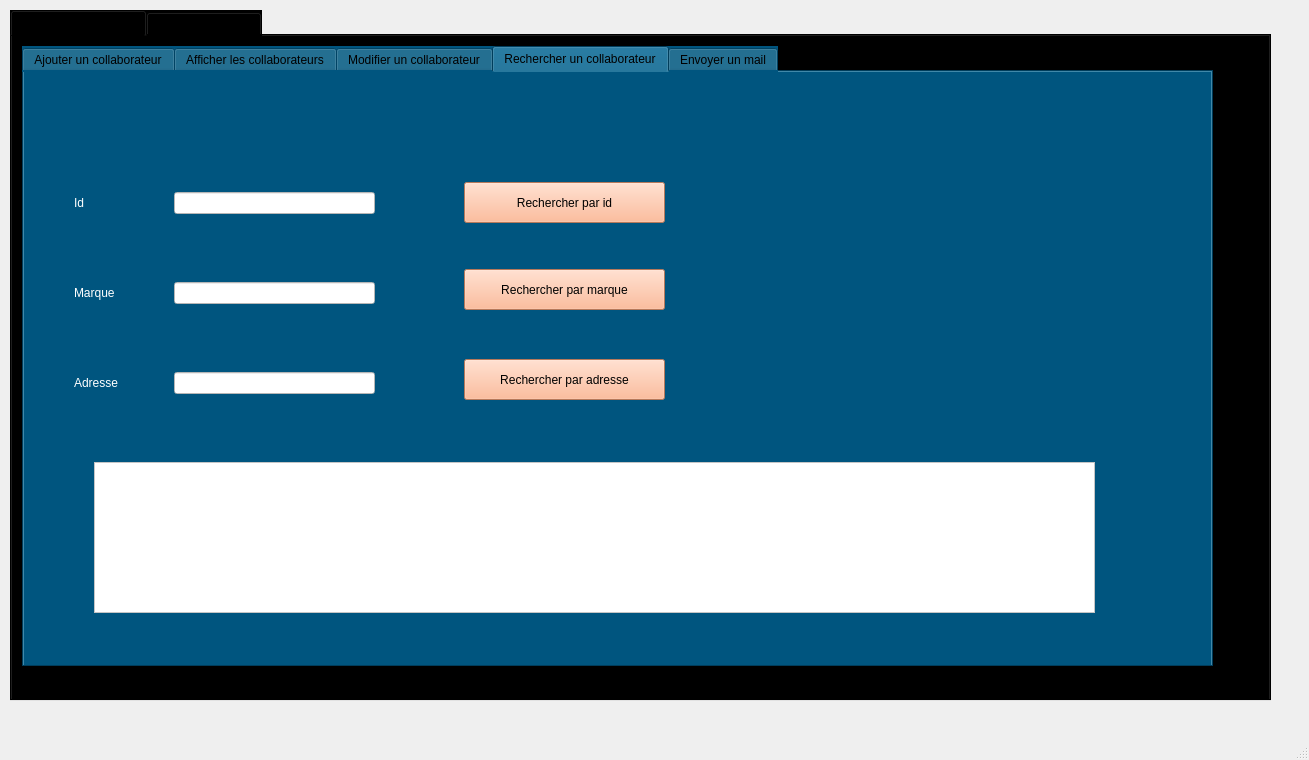
<?xml version="1.0" encoding="UTF-8"?>
<ui version="4.0">
 <class>MainWindow</class>
 <widget class="QMainWindow" name="MainWindow">
  <property name="geometry">
   <rect>
    <x>0</x>
    <y>0</y>
    <width>1309</width>
    <height>760</height>
   </rect>
  </property>
  <property name="windowTitle">
   <string>MainWindow</string>
  </property>
  <widget class="QWidget" name="centralwidget">
   <widget class="QTabWidget" name="tabWidget">
    <property name="geometry">
     <rect>
      <x>10</x>
      <y>10</y>
      <width>1261</width>
      <height>691</height>
     </rect>
    </property>
    <property name="styleSheet">
     <string notr="true">background-color: rgb(0, 0, 0);</string>
    </property>
    <property name="currentIndex">
     <number>0</number>
    </property>
    <widget class="QWidget" name="gerer_collab">
     <attribute name="title">
      <string>Gerer Collaborateurs</string>
     </attribute>
     <widget class="QTabWidget" name="tabWidget_2">
      <property name="geometry">
       <rect>
        <x>10</x>
        <y>10</y>
        <width>1191</width>
        <height>621</height>
       </rect>
      </property>
      <property name="styleSheet">
       <string notr="true">background-color: rgb(0, 85, 127);</string>
      </property>
      <property name="currentIndex">
       <number>3</number>
      </property>
      <widget class="QWidget" name="ajouter_collab">
       <attribute name="title">
        <string>Ajouter un collaborateur</string>
       </attribute>
       <widget class="QLabel" name="label_id">
        <property name="geometry">
         <rect>
          <x>60</x>
          <y>80</y>
          <width>111</width>
          <height>51</height>
         </rect>
        </property>
        <property name="styleSheet">
         <string notr="true">font: 12pt &quot;MS Shell Dlg 2&quot;;
color: rgb(255, 255, 255);</string>
        </property>
        <property name="text">
         <string>Id</string>
        </property>
       </widget>
       <widget class="QLabel" name="label_marque">
        <property name="geometry">
         <rect>
          <x>60</x>
          <y>180</y>
          <width>101</width>
          <height>51</height>
         </rect>
        </property>
        <property name="styleSheet">
         <string notr="true">font: 12pt &quot;MS Shell Dlg 2&quot;;
color: rgb(255, 255, 255);</string>
        </property>
        <property name="text">
         <string>Marque</string>
        </property>
       </widget>
       <widget class="QLabel" name="label_adresse">
        <property name="geometry">
         <rect>
          <x>60</x>
          <y>280</y>
          <width>101</width>
          <height>51</height>
         </rect>
        </property>
        <property name="styleSheet">
         <string notr="true">font: 12pt &quot;MS Shell Dlg 2&quot;;
color: rgb(255, 255, 255);</string>
        </property>
        <property name="text">
         <string>Adresse</string>
        </property>
       </widget>
       <widget class="QLabel" name="label_mail">
        <property name="geometry">
         <rect>
          <x>60</x>
          <y>370</y>
          <width>101</width>
          <height>51</height>
         </rect>
        </property>
        <property name="styleSheet">
         <string notr="true">font: 12pt &quot;MS Shell Dlg 2&quot;;
color: rgb(255, 255, 255);</string>
        </property>
        <property name="text">
         <string>Mail</string>
        </property>
       </widget>
       <widget class="QLabel" name="label_numero">
        <property name="geometry">
         <rect>
          <x>60</x>
          <y>480</y>
          <width>91</width>
          <height>51</height>
         </rect>
        </property>
        <property name="styleSheet">
         <string notr="true">font: 12pt &quot;MS Shell Dlg 2&quot;;
color: rgb(255, 255, 255);</string>
        </property>
        <property name="text">
         <string>Numero</string>
        </property>
       </widget>
       <widget class="QLineEdit" name="lineEdit_id_collab">
        <property name="geometry">
         <rect>
          <x>230</x>
          <y>100</y>
          <width>211</width>
          <height>22</height>
         </rect>
        </property>
        <property name="styleSheet">
         <string notr="true">background-color: rgb(255, 255, 255);
font: 9pt &quot;MS Shell Dlg 2&quot;;</string>
        </property>
       </widget>
       <widget class="QLineEdit" name="lineEdit_marque_collab">
        <property name="geometry">
         <rect>
          <x>230</x>
          <y>190</y>
          <width>211</width>
          <height>22</height>
         </rect>
        </property>
        <property name="styleSheet">
         <string notr="true">background-color: rgb(255, 255, 255);
font: 9pt &quot;MS Shell Dlg 2&quot;;</string>
        </property>
       </widget>
       <widget class="QLineEdit" name="lineEdit_adresse_collab">
        <property name="geometry">
         <rect>
          <x>230</x>
          <y>290</y>
          <width>211</width>
          <height>22</height>
         </rect>
        </property>
        <property name="styleSheet">
         <string notr="true">background-color: rgb(255, 255, 255);
font: 9pt &quot;MS Shell Dlg 2&quot;;</string>
        </property>
       </widget>
       <widget class="QLineEdit" name="lineEdit_mail_collab">
        <property name="geometry">
         <rect>
          <x>230</x>
          <y>380</y>
          <width>211</width>
          <height>22</height>
         </rect>
        </property>
        <property name="styleSheet">
         <string notr="true">background-color: rgb(255, 255, 255);
font: 9pt &quot;MS Shell Dlg 2&quot;;</string>
        </property>
       </widget>
       <widget class="QLineEdit" name="lineEdit_numero_collab">
        <property name="geometry">
         <rect>
          <x>230</x>
          <y>490</y>
          <width>211</width>
          <height>22</height>
         </rect>
        </property>
        <property name="styleSheet">
         <string notr="true">background-color: rgb(255, 255, 255);
font: 9pt &quot;MS Shell Dlg 2&quot;;</string>
        </property>
       </widget>
       <widget class="QPushButton" name="pb_ajouter">
        <property name="geometry">
         <rect>
          <x>840</x>
          <y>330</y>
          <width>161</width>
          <height>51</height>
         </rect>
        </property>
        <property name="styleSheet">
         <string notr="true">background-color: rgb(255, 170, 127);
font: 10pt &quot;MS Shell Dlg 2&quot;;</string>
        </property>
        <property name="text">
         <string>Ajouter</string>
        </property>
       </widget>
      </widget>
      <widget class="QWidget" name="tabcollaborateur22">
       <attribute name="title">
        <string>Afficher les collaborateurs</string>
       </attribute>
       <widget class="QPushButton" name="pb_supprimer">
        <property name="geometry">
         <rect>
          <x>830</x>
          <y>47</y>
          <width>181</width>
          <height>41</height>
         </rect>
        </property>
        <property name="styleSheet">
         <string notr="true">background-color: rgb(255, 170, 127);
font: 10pt &quot;MS Shell Dlg 2&quot;;</string>
        </property>
        <property name="text">
         <string>Supprimer</string>
        </property>
       </widget>
       <widget class="QTableView" name="tabcollaborateur">
        <property name="geometry">
         <rect>
          <x>20</x>
          <y>20</y>
          <width>731</width>
          <height>461</height>
         </rect>
        </property>
        <property name="styleSheet">
         <string notr="true">background-color: rgb(255, 255, 255);</string>
        </property>
       </widget>
       <widget class="QLineEdit" name="lineEdit_id_collab_2">
        <property name="geometry">
         <rect>
          <x>850</x>
          <y>150</y>
          <width>141</width>
          <height>22</height>
         </rect>
        </property>
        <property name="styleSheet">
         <string notr="true">background-color: rgb(255, 255, 255);
font: 9pt &quot;MS Shell Dlg 2&quot;;</string>
        </property>
       </widget>
       <widget class="QLabel" name="label_id_2">
        <property name="geometry">
         <rect>
          <x>780</x>
          <y>140</y>
          <width>41</width>
          <height>41</height>
         </rect>
        </property>
        <property name="styleSheet">
         <string notr="true">font: 12pt &quot;MS Shell Dlg 2&quot;;
color: rgb(255, 255, 255);</string>
        </property>
        <property name="text">
         <string>Id</string>
        </property>
       </widget>
       <widget class="QRadioButton" name="radioB_tri_id">
        <property name="geometry">
         <rect>
          <x>820</x>
          <y>330</y>
          <width>161</width>
          <height>20</height>
         </rect>
        </property>
        <property name="styleSheet">
         <string notr="true">color: rgb(255, 255, 255);
font: 11pt &quot;MS Shell Dlg 2&quot;;</string>
        </property>
        <property name="text">
         <string>Trier par id</string>
        </property>
       </widget>
       <widget class="QRadioButton" name="radioB_tri_adresse">
        <property name="geometry">
         <rect>
          <x>820</x>
          <y>450</y>
          <width>161</width>
          <height>20</height>
         </rect>
        </property>
        <property name="styleSheet">
         <string notr="true">color: rgb(255, 255, 255);
font: 11pt &quot;MS Shell Dlg 2&quot;;</string>
        </property>
        <property name="text">
         <string>Trier par adresse</string>
        </property>
       </widget>
       <widget class="QRadioButton" name="radioB_tri_marque">
        <property name="geometry">
         <rect>
          <x>820</x>
          <y>390</y>
          <width>161</width>
          <height>20</height>
         </rect>
        </property>
        <property name="styleSheet">
         <string notr="true">color: rgb(255, 255, 255);
font: 11pt &quot;MS Shell Dlg 2&quot;;</string>
        </property>
        <property name="text">
         <string>Trier par marque</string>
        </property>
       </widget>
      </widget>
      <widget class="QWidget" name="modifier_collab">
       <attribute name="title">
        <string>Modifier un collaborateur</string>
       </attribute>
       <widget class="QLabel" name="label_6">
        <property name="geometry">
         <rect>
          <x>50</x>
          <y>70</y>
          <width>81</width>
          <height>51</height>
         </rect>
        </property>
        <property name="styleSheet">
         <string notr="true">color: rgb(255, 255, 255);
font: 12pt &quot;MS Shell Dlg 2&quot;;</string>
        </property>
        <property name="text">
         <string>Id</string>
        </property>
       </widget>
       <widget class="QLabel" name="label_7">
        <property name="geometry">
         <rect>
          <x>50</x>
          <y>160</y>
          <width>81</width>
          <height>51</height>
         </rect>
        </property>
        <property name="styleSheet">
         <string notr="true">color: rgb(255, 255, 255);
font: 12pt &quot;MS Shell Dlg 2&quot;;</string>
        </property>
        <property name="text">
         <string>Marque</string>
        </property>
       </widget>
       <widget class="QLabel" name="label_8">
        <property name="geometry">
         <rect>
          <x>50</x>
          <y>260</y>
          <width>81</width>
          <height>51</height>
         </rect>
        </property>
        <property name="styleSheet">
         <string notr="true">color: rgb(255, 255, 255);
font: 12pt &quot;MS Shell Dlg 2&quot;;</string>
        </property>
        <property name="text">
         <string>Adresse</string>
        </property>
       </widget>
       <widget class="QLabel" name="label_9">
        <property name="geometry">
         <rect>
          <x>50</x>
          <y>360</y>
          <width>71</width>
          <height>51</height>
         </rect>
        </property>
        <property name="styleSheet">
         <string notr="true">color: rgb(255, 255, 255);
font: 12pt &quot;MS Shell Dlg 2&quot;;</string>
        </property>
        <property name="text">
         <string>Mail</string>
        </property>
       </widget>
       <widget class="QLabel" name="label_10">
        <property name="geometry">
         <rect>
          <x>50</x>
          <y>460</y>
          <width>71</width>
          <height>61</height>
         </rect>
        </property>
        <property name="styleSheet">
         <string notr="true">color: rgb(255, 255, 255);
font: 12pt &quot;MS Shell Dlg 2&quot;;</string>
        </property>
        <property name="text">
         <string>Numero</string>
        </property>
       </widget>
       <widget class="QLineEdit" name="lineEdit_id_collab_3">
        <property name="geometry">
         <rect>
          <x>210</x>
          <y>90</y>
          <width>231</width>
          <height>22</height>
         </rect>
        </property>
        <property name="styleSheet">
         <string notr="true">background-color: rgb(255, 255, 255);
font: 9pt &quot;MS Shell Dlg 2&quot;;</string>
        </property>
        <property name="text">
         <string/>
        </property>
       </widget>
       <widget class="QLineEdit" name="lineEdit_marque_collab_3">
        <property name="geometry">
         <rect>
          <x>210</x>
          <y>190</y>
          <width>231</width>
          <height>22</height>
         </rect>
        </property>
        <property name="styleSheet">
         <string notr="true">background-color: rgb(255, 255, 255);
font: 9pt &quot;MS Shell Dlg 2&quot;;</string>
        </property>
       </widget>
       <widget class="QLineEdit" name="lineEdit_adresse_collab_3">
        <property name="geometry">
         <rect>
          <x>210</x>
          <y>280</y>
          <width>231</width>
          <height>22</height>
         </rect>
        </property>
        <property name="styleSheet">
         <string notr="true">background-color: rgb(255, 255, 255);
font: 9pt &quot;MS Shell Dlg 2&quot;;</string>
        </property>
       </widget>
       <widget class="QLineEdit" name="lineEdit_mail_collab_3">
        <property name="geometry">
         <rect>
          <x>210</x>
          <y>380</y>
          <width>231</width>
          <height>22</height>
         </rect>
        </property>
        <property name="styleSheet">
         <string notr="true">background-color: rgb(255, 255, 255);
font: 9pt &quot;MS Shell Dlg 2&quot;;</string>
        </property>
       </widget>
       <widget class="QLineEdit" name="lineEdit_numero_collab_3">
        <property name="geometry">
         <rect>
          <x>210</x>
          <y>480</y>
          <width>231</width>
          <height>22</height>
         </rect>
        </property>
        <property name="styleSheet">
         <string notr="true">background-color: rgb(255, 255, 255);
font: 9pt &quot;MS Shell Dlg 2&quot;;</string>
        </property>
       </widget>
       <widget class="QPushButton" name="pb_modifier_collab">
        <property name="geometry">
         <rect>
          <x>800</x>
          <y>340</y>
          <width>191</width>
          <height>41</height>
         </rect>
        </property>
        <property name="styleSheet">
         <string notr="true">background-color: rgb(255, 170, 127);
font: 10pt &quot;MS Shell Dlg 2&quot;;</string>
        </property>
        <property name="text">
         <string>Modifier</string>
        </property>
       </widget>
      </widget>
      <widget class="QWidget" name="rechercher_collab">
       <attribute name="title">
        <string>Rechercher un collaborateur</string>
       </attribute>
       <widget class="QLabel" name="label_15">
        <property name="geometry">
         <rect>
          <x>50</x>
          <y>100</y>
          <width>101</width>
          <height>61</height>
         </rect>
        </property>
        <property name="styleSheet">
         <string notr="true">color: rgb(255, 255, 255);
font: 12pt &quot;MS Shell Dlg 2&quot;;</string>
        </property>
        <property name="text">
         <string>Id</string>
        </property>
       </widget>
       <widget class="QTableView" name="collab_trouve">
        <property name="geometry">
         <rect>
          <x>70</x>
          <y>390</y>
          <width>1001</width>
          <height>151</height>
         </rect>
        </property>
        <property name="styleSheet">
         <string notr="true">background-color: rgb(255, 255, 255);</string>
        </property>
       </widget>
       <widget class="QLineEdit" name="lineEdit_id_collab_4">
        <property name="geometry">
         <rect>
          <x>150</x>
          <y>120</y>
          <width>201</width>
          <height>22</height>
         </rect>
        </property>
        <property name="styleSheet">
         <string notr="true">background-color: rgb(255, 255, 255);
font: 9pt &quot;MS Shell Dlg 2&quot;;</string>
        </property>
       </widget>
       <widget class="QPushButton" name="pb_rechercher_id">
        <property name="geometry">
         <rect>
          <x>440</x>
          <y>110</y>
          <width>201</width>
          <height>41</height>
         </rect>
        </property>
        <property name="styleSheet">
         <string notr="true">background-color: rgb(255, 170, 127);
font: 10pt &quot;MS Shell Dlg 2&quot;;</string>
        </property>
        <property name="text">
         <string>Rechercher par id</string>
        </property>
       </widget>
       <widget class="QLabel" name="label_18">
        <property name="geometry">
         <rect>
          <x>50</x>
          <y>200</y>
          <width>101</width>
          <height>41</height>
         </rect>
        </property>
        <property name="styleSheet">
         <string notr="true">color: rgb(255, 255, 255);
font: 12pt &quot;MS Shell Dlg 2&quot;;</string>
        </property>
        <property name="text">
         <string>Marque</string>
        </property>
       </widget>
       <widget class="QLabel" name="label_19">
        <property name="geometry">
         <rect>
          <x>50</x>
          <y>290</y>
          <width>81</width>
          <height>41</height>
         </rect>
        </property>
        <property name="styleSheet">
         <string notr="true">color: rgb(255, 255, 255);
font: 12pt &quot;MS Shell Dlg 2&quot;;</string>
        </property>
        <property name="text">
         <string>Adresse</string>
        </property>
       </widget>
       <widget class="QLineEdit" name="lineEdit">
        <property name="geometry">
         <rect>
          <x>150</x>
          <y>210</y>
          <width>201</width>
          <height>22</height>
         </rect>
        </property>
        <property name="styleSheet">
         <string notr="true">background-color: rgb(255, 255, 255);
font: 9pt &quot;MS Shell Dlg 2&quot;;</string>
        </property>
       </widget>
       <widget class="QLineEdit" name="lineEdit_2">
        <property name="geometry">
         <rect>
          <x>150</x>
          <y>300</y>
          <width>201</width>
          <height>22</height>
         </rect>
        </property>
        <property name="styleSheet">
         <string notr="true">background-color: rgb(255, 255, 255);
font: 9pt &quot;MS Shell Dlg 2&quot;;</string>
        </property>
       </widget>
       <widget class="QPushButton" name="pb_rechercher_marque">
        <property name="geometry">
         <rect>
          <x>440</x>
          <y>197</y>
          <width>201</width>
          <height>41</height>
         </rect>
        </property>
        <property name="styleSheet">
         <string notr="true">background-color: rgb(255, 170, 127);
font: 10pt &quot;MS Shell Dlg 2&quot;;</string>
        </property>
        <property name="text">
         <string>Rechercher par marque</string>
        </property>
       </widget>
       <widget class="QPushButton" name="pb_rechercher_adresse">
        <property name="geometry">
         <rect>
          <x>440</x>
          <y>287</y>
          <width>201</width>
          <height>41</height>
         </rect>
        </property>
        <property name="styleSheet">
         <string notr="true">background-color: rgb(255, 170, 127);
font: 10pt &quot;MS Shell Dlg 2&quot;;</string>
        </property>
        <property name="text">
         <string>Rechercher par adresse</string>
        </property>
       </widget>
      </widget>
      <widget class="QWidget" name="envoyer_collab">
       <attribute name="title">
        <string>Envoyer un mail</string>
       </attribute>
       <widget class="QLabel" name="label_16">
        <property name="geometry">
         <rect>
          <x>30</x>
          <y>40</y>
          <width>101</width>
          <height>101</height>
         </rect>
        </property>
        <property name="styleSheet">
         <string notr="true">color: rgb(255, 255, 255);
font: 12pt &quot;MS Shell Dlg 2&quot;;</string>
        </property>
        <property name="text">
         <string>Mail</string>
        </property>
       </widget>
       <widget class="QTextEdit" name="textEdit_msg">
        <property name="geometry">
         <rect>
          <x>150</x>
          <y>130</y>
          <width>741</width>
          <height>361</height>
         </rect>
        </property>
        <property name="styleSheet">
         <string notr="true">background-color: rgb(255, 255, 255);
font: 10pt &quot;MS Shell Dlg 2&quot;;</string>
        </property>
       </widget>
       <widget class="QLabel" name="label_17">
        <property name="geometry">
         <rect>
          <x>30</x>
          <y>200</y>
          <width>91</width>
          <height>131</height>
         </rect>
        </property>
        <property name="styleSheet">
         <string notr="true">color: rgb(255, 255, 255);
font: 12pt &quot;MS Shell Dlg 2&quot;;</string>
        </property>
        <property name="text">
         <string>Message</string>
        </property>
       </widget>
       <widget class="QLineEdit" name="lineEdit_mail_collab_2">
        <property name="geometry">
         <rect>
          <x>152</x>
          <y>71</y>
          <width>311</width>
          <height>31</height>
         </rect>
        </property>
        <property name="styleSheet">
         <string notr="true">background-color: rgb(255, 255, 255);
font: 9pt &quot;MS Shell Dlg 2&quot;;</string>
        </property>
       </widget>
       <widget class="QPushButton" name="pb_envoyer_collab">
        <property name="geometry">
         <rect>
          <x>930</x>
          <y>420</y>
          <width>171</width>
          <height>51</height>
         </rect>
        </property>
        <property name="styleSheet">
         <string notr="true">background-color: rgb(255, 170, 127);
font: 10pt &quot;MS Shell Dlg 2&quot;;</string>
        </property>
        <property name="text">
         <string>Envoyer</string>
        </property>
       </widget>
      </widget>
     </widget>
    </widget>
    <widget class="QWidget" name="gerer_cat">
     <attribute name="title">
      <string>Gerer Catégories</string>
     </attribute>
     <widget class="QTabWidget" name="tabWidget_3">
      <property name="geometry">
       <rect>
        <x>10</x>
        <y>10</y>
        <width>1241</width>
        <height>621</height>
       </rect>
      </property>
      <property name="styleSheet">
       <string notr="true">background-color: rgb(0, 85, 127);</string>
      </property>
      <property name="currentIndex">
       <number>0</number>
      </property>
      <widget class="QWidget" name="ajouter_cat">
       <attribute name="title">
        <string>Ajouter une catégorie</string>
       </attribute>
       <widget class="QLabel" name="label_2">
        <property name="geometry">
         <rect>
          <x>50</x>
          <y>80</y>
          <width>111</width>
          <height>51</height>
         </rect>
        </property>
        <property name="styleSheet">
         <string notr="true">color: rgb(255, 255, 255);
font: 12pt &quot;MS Shell Dlg 2&quot;;</string>
        </property>
        <property name="text">
         <string>Id</string>
        </property>
       </widget>
       <widget class="QLabel" name="label_3">
        <property name="geometry">
         <rect>
          <x>50</x>
          <y>190</y>
          <width>231</width>
          <height>61</height>
         </rect>
        </property>
        <property name="styleSheet">
         <string notr="true">color: rgb(255, 255, 255);
font: 12pt &quot;MS Shell Dlg 2&quot;;</string>
        </property>
        <property name="text">
         <string>Date de début de contrat</string>
        </property>
       </widget>
       <widget class="QLabel" name="label_4">
        <property name="geometry">
         <rect>
          <x>50</x>
          <y>320</y>
          <width>231</width>
          <height>71</height>
         </rect>
        </property>
        <property name="styleSheet">
         <string notr="true">color: rgb(255, 255, 255);
font: 12pt &quot;MS Shell Dlg 2&quot;;</string>
        </property>
        <property name="text">
         <string>Date de fin de contrat</string>
        </property>
       </widget>
       <widget class="QLabel" name="label_5">
        <property name="geometry">
         <rect>
          <x>50</x>
          <y>460</y>
          <width>141</width>
          <height>71</height>
         </rect>
        </property>
        <property name="styleSheet">
         <string notr="true">color: rgb(255, 255, 255);
font: 12pt &quot;MS Shell Dlg 2&quot;;</string>
        </property>
        <property name="text">
         <string>Domaine</string>
        </property>
       </widget>
       <widget class="QLineEdit" name="lineEdit_id_cat">
        <property name="geometry">
         <rect>
          <x>340</x>
          <y>100</y>
          <width>231</width>
          <height>20</height>
         </rect>
        </property>
        <property name="styleSheet">
         <string notr="true">background-color: rgb(255, 255, 255);
font: 9pt &quot;MS Shell Dlg 2&quot;;</string>
        </property>
       </widget>
       <widget class="QLineEdit" name="lineEdit_DC_cat">
        <property name="geometry">
         <rect>
          <x>340</x>
          <y>210</y>
          <width>231</width>
          <height>21</height>
         </rect>
        </property>
        <property name="styleSheet">
         <string notr="true">background-color: rgb(255, 255, 255);
font: 9pt &quot;MS Shell Dlg 2&quot;;</string>
        </property>
       </widget>
       <widget class="QLineEdit" name="lineEdit_FC_cat">
        <property name="geometry">
         <rect>
          <x>340</x>
          <y>340</y>
          <width>231</width>
          <height>21</height>
         </rect>
        </property>
        <property name="styleSheet">
         <string notr="true">background-color: rgb(255, 255, 255);
font: 9pt &quot;MS Shell Dlg 2&quot;;</string>
        </property>
       </widget>
       <widget class="QLineEdit" name="lineEdit_domaine_cat">
        <property name="geometry">
         <rect>
          <x>340</x>
          <y>490</y>
          <width>231</width>
          <height>21</height>
         </rect>
        </property>
        <property name="styleSheet">
         <string notr="true">background-color: rgb(255, 255, 255);
font: 9pt &quot;MS Shell Dlg 2&quot;;</string>
        </property>
       </widget>
       <widget class="QPushButton" name="pb_ajouter_cat">
        <property name="geometry">
         <rect>
          <x>880</x>
          <y>320</y>
          <width>171</width>
          <height>51</height>
         </rect>
        </property>
        <property name="styleSheet">
         <string notr="true">background-color: rgb(255, 170, 127);
font: 10pt &quot;MS Shell Dlg 2&quot;;</string>
        </property>
        <property name="text">
         <string>Ajouter</string>
        </property>
       </widget>
      </widget>
      <widget class="QWidget" name="afficher_cat">
       <attribute name="title">
        <string>Afficher les catégories</string>
       </attribute>
       <widget class="QTableView" name="tabcategorie">
        <property name="geometry">
         <rect>
          <x>20</x>
          <y>20</y>
          <width>681</width>
          <height>411</height>
         </rect>
        </property>
        <property name="styleSheet">
         <string notr="true">background-color: rgb(255, 255, 255);</string>
        </property>
       </widget>
       <widget class="QPushButton" name="pb_supprimer_cat">
        <property name="geometry">
         <rect>
          <x>810</x>
          <y>40</y>
          <width>181</width>
          <height>41</height>
         </rect>
        </property>
        <property name="styleSheet">
         <string notr="true">background-color: rgb(255, 170, 127);
font: 10pt &quot;MS Shell Dlg 2&quot;;</string>
        </property>
        <property name="text">
         <string>Supprimer</string>
        </property>
       </widget>
       <widget class="QLabel" name="label">
        <property name="geometry">
         <rect>
          <x>770</x>
          <y>140</y>
          <width>55</width>
          <height>51</height>
         </rect>
        </property>
        <property name="styleSheet">
         <string notr="true">font: 12pt &quot;MS Shell Dlg 2&quot;;
color: rgb(255, 255, 255);</string>
        </property>
        <property name="text">
         <string>Id</string>
        </property>
       </widget>
       <widget class="QLineEdit" name="lineEdit_id_cat_2">
        <property name="geometry">
         <rect>
          <x>830</x>
          <y>150</y>
          <width>201</width>
          <height>31</height>
         </rect>
        </property>
        <property name="styleSheet">
         <string notr="true">background-color: rgb(255, 255, 255);
font: 9pt &quot;MS Shell Dlg 2&quot;;</string>
        </property>
       </widget>
      </widget>
      <widget class="QWidget" name="tab">
       <attribute name="title">
        <string>Modifier une catégorie</string>
       </attribute>
       <widget class="QLabel" name="label_11">
        <property name="geometry">
         <rect>
          <x>50</x>
          <y>90</y>
          <width>151</width>
          <height>51</height>
         </rect>
        </property>
        <property name="styleSheet">
         <string notr="true">color: rgb(255, 255, 255);
font: 12pt &quot;MS Shell Dlg 2&quot;;</string>
        </property>
        <property name="text">
         <string>Id</string>
        </property>
       </widget>
       <widget class="QLabel" name="label_12">
        <property name="geometry">
         <rect>
          <x>50</x>
          <y>200</y>
          <width>201</width>
          <height>71</height>
         </rect>
        </property>
        <property name="styleSheet">
         <string notr="true">color: rgb(255, 255, 255);
font: 12pt &quot;MS Shell Dlg 2&quot;;</string>
        </property>
        <property name="text">
         <string>Date de debut du contrat</string>
        </property>
       </widget>
       <widget class="QLabel" name="label_13">
        <property name="geometry">
         <rect>
          <x>50</x>
          <y>320</y>
          <width>201</width>
          <height>61</height>
         </rect>
        </property>
        <property name="styleSheet">
         <string notr="true">color: rgb(255, 255, 255);
font: 12pt &quot;MS Shell Dlg 2&quot;;</string>
        </property>
        <property name="text">
         <string>Date de fin du contrat</string>
        </property>
       </widget>
       <widget class="QLabel" name="label_14">
        <property name="geometry">
         <rect>
          <x>50</x>
          <y>450</y>
          <width>151</width>
          <height>61</height>
         </rect>
        </property>
        <property name="styleSheet">
         <string notr="true">color: rgb(255, 255, 255);
font: 12pt &quot;MS Shell Dlg 2&quot;;</string>
        </property>
        <property name="text">
         <string>Domaine</string>
        </property>
       </widget>
       <widget class="QLineEdit" name="lineEdit_id_cat_3">
        <property name="geometry">
         <rect>
          <x>290</x>
          <y>110</y>
          <width>231</width>
          <height>22</height>
         </rect>
        </property>
        <property name="styleSheet">
         <string notr="true">background-color: rgb(255, 255, 255);
font: 9pt &quot;MS Shell Dlg 2&quot;;</string>
        </property>
       </widget>
       <widget class="QLineEdit" name="lineEdit_DC_cat_3">
        <property name="geometry">
         <rect>
          <x>300</x>
          <y>230</y>
          <width>231</width>
          <height>22</height>
         </rect>
        </property>
        <property name="styleSheet">
         <string notr="true">background-color: rgb(255, 255, 255);
font: 9pt &quot;MS Shell Dlg 2&quot;;</string>
        </property>
       </widget>
       <widget class="QLineEdit" name="lineEdit_FC_cat_3">
        <property name="geometry">
         <rect>
          <x>290</x>
          <y>340</y>
          <width>231</width>
          <height>22</height>
         </rect>
        </property>
        <property name="styleSheet">
         <string notr="true">background-color: rgb(255, 255, 255);
font: 9pt &quot;MS Shell Dlg 2&quot;;</string>
        </property>
       </widget>
       <widget class="QLineEdit" name="lineEdit_domaine_cat_3">
        <property name="geometry">
         <rect>
          <x>290</x>
          <y>470</y>
          <width>231</width>
          <height>22</height>
         </rect>
        </property>
        <property name="styleSheet">
         <string notr="true">background-color: rgb(255, 255, 255);
font: 9pt &quot;MS Shell Dlg 2&quot;;</string>
        </property>
       </widget>
       <widget class="QPushButton" name="pb_modifier_cat">
        <property name="geometry">
         <rect>
          <x>830</x>
          <y>300</y>
          <width>181</width>
          <height>51</height>
         </rect>
        </property>
        <property name="styleSheet">
         <string notr="true">background-color: rgb(255, 170, 127);
font: 10pt &quot;MS Shell Dlg 2&quot;;</string>
        </property>
        <property name="text">
         <string>Modifier</string>
        </property>
       </widget>
      </widget>
     </widget>
    </widget>
   </widget>
  </widget>
  <widget class="QStatusBar" name="statusbar"/>
  <widget class="QMenuBar" name="menubar">
   <property name="geometry">
    <rect>
     <x>0</x>
     <y>0</y>
     <width>1309</width>
     <height>26</height>
    </rect>
   </property>
  </widget>
 </widget>
 <resources/>
 <connections/>
</ui>
